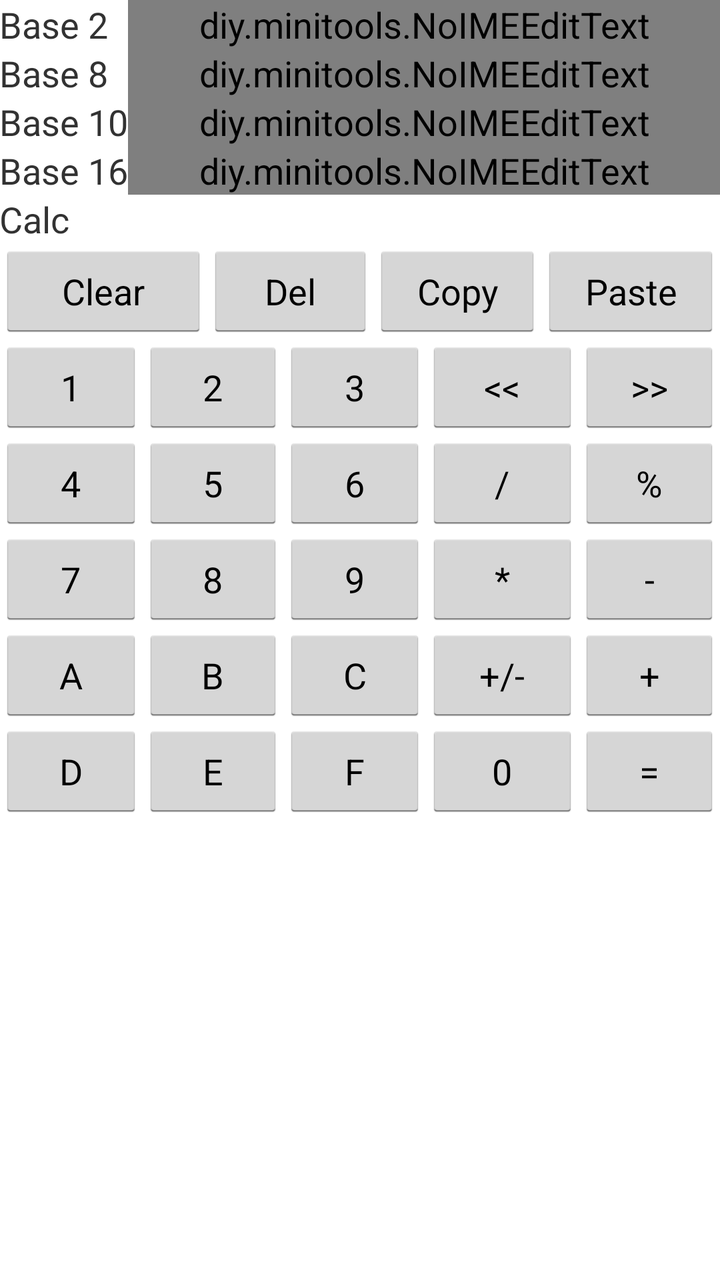
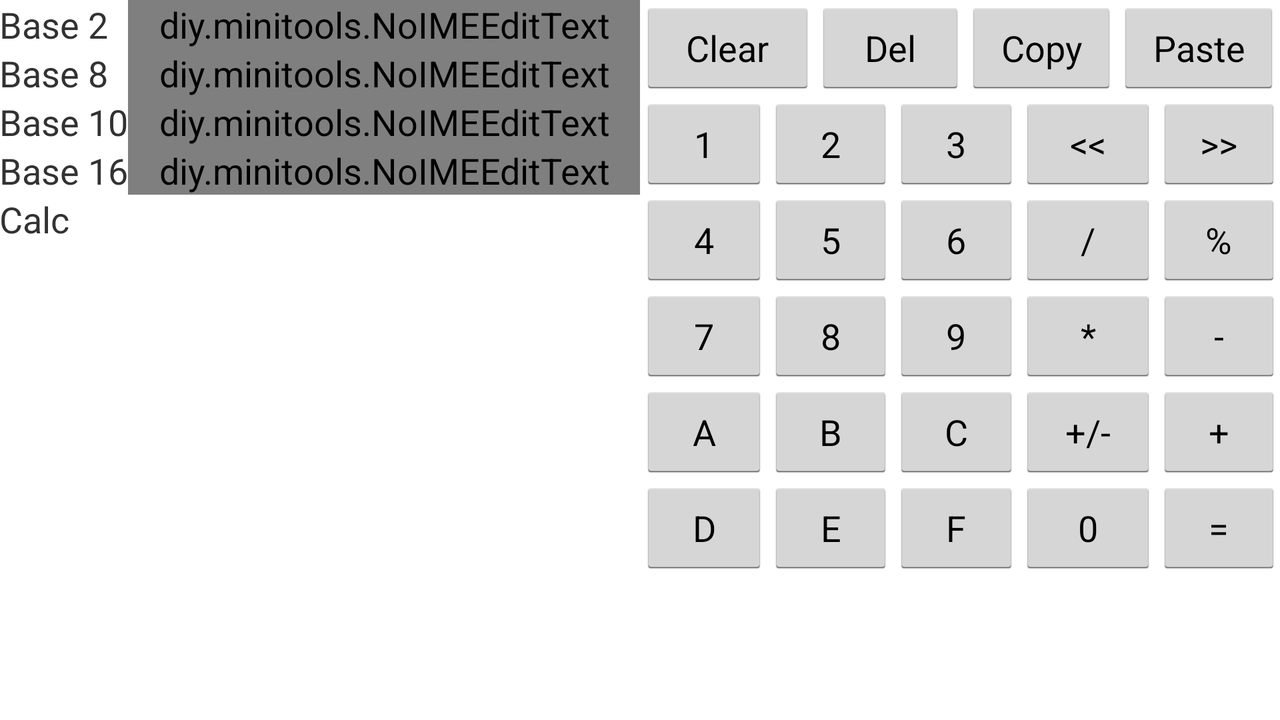

Two renders of one Android screen. The first uses the default layout on a phone; the second uses the alternative layout the repository ships for a different screen configuration, on a matching device. The two XML files are below.
<!-- AndroidManifest.xml: application theme AppTheme -->
<!-- res/layout/activity_calculator.xml -->
<LinearLayout xmlns:android="http://schemas.android.com/apk/res/android"
    xmlns:tools="http://schemas.android.com/tools"
    android:layout_width="match_parent"
    android:layout_height="match_parent"
    android:orientation="vertical"
    android:paddingBottom="@dimen/activity_vertical_margin"
    android:paddingLeft="@dimen/activity_horizontal_margin"
    android:paddingRight="@dimen/activity_horizontal_margin"
    android:paddingTop="@dimen/activity_vertical_margin"
    tools:context=".CalculatorActivity">

    <ScrollView
        android:layout_width="match_parent"
        android:layout_height="match_parent">

        <LinearLayout
            android:layout_width="match_parent"
            android:layout_height="wrap_content"
            android:orientation="vertical">

            <TableLayout
                android:layout_width="match_parent"
                android:layout_height="wrap_content"
                android:stretchColumns="1">

                <TableRow>

                    <TextView android:text="Base 2" />

                    <view
                        android:id="@+id/editTextBase2"
                        class="diy.minitools.NoIMEEditText"
                        android:digits="-01"
                        android:inputType="numberSigned" />
                </TableRow>

                <TableRow>

                    <TextView android:text="Base 8" />

                    <view
                        android:id="@+id/editTextBase8"
                        class="diy.minitools.NoIMEEditText"
                        android:digits="-01234567"
                        android:inputType="numberSigned" />
                </TableRow>

                <TableRow>

                    <TextView android:text="Base 10" />

                    <view
                        android:id="@+id/editTextBase10"
                        class="diy.minitools.NoIMEEditText"
                        android:digits="-0123456789"
                        android:inputType="numberSigned" />
                </TableRow>

                <TableRow>

                    <TextView android:text="Base 16" />

                    <view
                        android:id="@+id/editTextBase16"
                        class="diy.minitools.NoIMEEditText"
                        android:digits="-0123456789ABCDEF"
                        android:inputType="numberSigned" />
                </TableRow>

                <TableRow>

                    <TextView android:text="Calc" />

                    <TextView android:id="@+id/textViewData" />
                </TableRow>
            </TableLayout>

            <TableLayout
                android:layout_width="match_parent"
                android:layout_height="wrap_content"
                android:weightSum="6">

                <TableRow android:layout_weight="1">

                    <Button
                        android:id="@+id/buttonClear"
                        android:layout_weight=".40"
                        android:text="Clear" />

                    <Button
                        android:id="@+id/buttonDelete"
                        android:layout_weight=".20"
                        android:text="Del" />

                    <Button
                        android:id="@+id/buttonCopy"
                        android:layout_weight=".20"
                        android:text="Copy" />

                    <Button
                        android:id="@+id/buttonPaste"
                        android:layout_weight=".20"
                        android:text="Paste" />
                </TableRow>

                <TableRow android:layout_weight="1">

                    <Button
                        android:id="@+id/button1"
                        android:layout_weight=".20"
                        android:text="1" />

                    <Button
                        android:id="@+id/button2"
                        android:layout_weight=".20"
                        android:text="2" />

                    <Button
                        android:id="@+id/button3"
                        android:layout_weight=".20"
                        android:text="3" />

                    <Button
                        android:id="@+id/buttonShiftLeft"
                        android:layout_weight=".20"
                        android:text="&lt;&lt;" />

                    <Button
                        android:id="@+id/buttonShiftRight"
                        android:layout_weight=".20"
                        android:text="&gt;&gt;" />
                </TableRow>

                <TableRow android:layout_weight="1">

                    <Button
                        android:id="@+id/button4"
                        android:layout_weight=".20"
                        android:text="4" />

                    <Button
                        android:id="@+id/button5"
                        android:layout_weight=".20"
                        android:text="5" />

                    <Button
                        android:id="@+id/button6"
                        android:layout_weight=".20"
                        android:text="6" />

                    <Button
                        android:id="@+id/buttonDivision"
                        android:layout_weight=".20"
                        android:text="/" />

                    <Button
                        android:id="@+id/buttonModulo"
                        android:layout_weight=".20"
                        android:text="%" />
                </TableRow>

                <TableRow android:layout_weight="1">

                    <Button
                        android:id="@+id/button7"
                        android:layout_weight=".20"
                        android:text="7" />

                    <Button
                        android:id="@+id/button8"
                        android:layout_weight=".20"
                        android:text="8" />

                    <Button
                        android:id="@+id/button9"
                        android:layout_weight=".20"
                        android:text="9" />

                    <Button
                        android:id="@+id/buttonMultipication"
                        android:layout_weight=".20"
                        android:text="*" />

                    <Button
                        android:id="@+id/buttonMinus"
                        android:layout_weight=".20"
                        android:text="-" />
                </TableRow>

                <TableRow android:layout_weight="1">

                    <Button
                        android:id="@+id/buttonA"
                        android:layout_weight=".20"
                        android:text="A" />

                    <Button
                        android:id="@+id/buttonB"
                        android:layout_weight=".20"
                        android:text="B" />

                    <Button
                        android:id="@+id/buttonC"
                        android:layout_weight=".20"
                        android:text="C" />

                    <Button
                        android:id="@+id/buttonSign"
                        android:layout_weight=".20"
                        android:text="+/-" />

                    <Button
                        android:id="@+id/buttonPlus"
                        android:layout_weight=".20"
                        android:text="+" />
                </TableRow>

                <TableRow android:layout_weight="1">

                    <Button
                        android:id="@+id/buttonD"
                        android:layout_weight=".20"
                        android:text="D" />

                    <Button
                        android:id="@+id/buttonE"
                        android:layout_weight=".20"
                        android:text="E" />

                    <Button
                        android:id="@+id/buttonF"
                        android:layout_weight=".20"
                        android:text="F" />

                    <Button
                        android:id="@+id/button0"
                        android:layout_weight=".20"
                        android:text="0" />

                    <Button
                        android:id="@+id/buttonResult"
                        android:layout_weight=".20"
                        android:text="=" />
                </TableRow>
            </TableLayout>

        </LinearLayout>
    </ScrollView>

</LinearLayout>
<!-- resources referenced by this layout -->
<resources>
  <style name="AppTheme" parent="android:Theme.Holo.Light.DarkActionBar">
          <item name="android:textSize">18sp</item>
      </style>
</resources>
<!-- res/layout-land/activity_calculator.xml (the repository's variant of the layout above) -->
<!-- drawn on the phone turned sideways -->
<LinearLayout xmlns:android="http://schemas.android.com/apk/res/android"
    xmlns:tools="http://schemas.android.com/tools"
    android:layout_width="match_parent"
    android:layout_height="match_parent"
    android:baselineAligned="false"
    android:orientation="horizontal"
    android:paddingBottom="@dimen/activity_vertical_margin"
    android:paddingLeft="@dimen/activity_horizontal_margin"
    android:paddingRight="@dimen/activity_horizontal_margin"
    android:paddingTop="@dimen/activity_vertical_margin"
    android:weightSum="1"
    tools:context=".BaseConverterActivity">

    <TableLayout
        android:layout_width="0dp"
        android:layout_height="wrap_content"
        android:layout_weight=".5"
        android:stretchColumns="1">

        <TableRow>

            <TextView android:text="Base 2" />

            <view
                android:id="@+id/editTextBase2"
                class="diy.minitools.NoIMEEditText"
                android:digits="-01"
                android:inputType="numberSigned" />
        </TableRow>

        <TableRow>

            <TextView android:text="Base 8" />

            <view
                android:id="@+id/editTextBase8"
                class="diy.minitools.NoIMEEditText"
                android:digits="-01234567"
                android:inputType="numberSigned" />
        </TableRow>

        <TableRow>

            <TextView android:text="Base 10" />

            <view
                android:id="@+id/editTextBase10"
                class="diy.minitools.NoIMEEditText"
                android:digits="-0123456789"
                android:inputType="numberSigned" />
        </TableRow>

        <TableRow>

            <TextView android:text="Base 16" />

            <view
                android:id="@+id/editTextBase16"
                class="diy.minitools.NoIMEEditText"
                android:digits="-0123456789ABCDEF"
                android:inputType="numberSigned" />
        </TableRow>

        <TableRow>

            <TextView android:text="Calc" />

            <TextView android:id="@+id/textViewData" />
        </TableRow>
    </TableLayout>

    <TableLayout
        android:layout_width="0dp"
        android:layout_height="wrap_content"
        android:layout_weight=".5"
        android:weightSum="6">

        <TableRow android:layout_weight="1">

            <Button
                android:id="@+id/buttonClear"
                android:layout_weight=".40"
                android:text="Clear" />

            <Button
                android:id="@+id/buttonDelete"
                android:layout_weight=".20"
                android:text="Del" />

            <Button
                android:id="@+id/buttonCopy"
                android:layout_weight=".20"
                android:text="Copy" />

            <Button
                android:id="@+id/buttonPaste"
                android:layout_weight=".20"
                android:text="Paste" />
        </TableRow>

        <TableRow android:layout_weight="1">

            <Button
                android:id="@+id/button1"
                android:layout_weight=".20"
                android:text="1" />

            <Button
                android:id="@+id/button2"
                android:layout_weight=".20"
                android:text="2" />

            <Button
                android:id="@+id/button3"
                android:layout_weight=".20"
                android:text="3" />

            <Button
                android:id="@+id/buttonShiftLeft"
                android:layout_weight=".20"
                android:text="&lt;&lt;" />

            <Button
                android:id="@+id/buttonShiftRight"
                android:layout_weight=".20"
                android:text="&gt;&gt;" />
        </TableRow>

        <TableRow android:layout_weight="1">

            <Button
                android:id="@+id/button4"
                android:layout_weight=".20"
                android:text="4" />

            <Button
                android:id="@+id/button5"
                android:layout_weight=".20"
                android:text="5" />

            <Button
                android:id="@+id/button6"
                android:layout_weight=".20"
                android:text="6" />

            <Button
                android:id="@+id/buttonDivision"
                android:layout_weight=".20"
                android:text="/" />

            <Button
                android:id="@+id/buttonModulo"
                android:layout_weight=".20"
                android:text="%" />
        </TableRow>

        <TableRow android:layout_weight="1">

            <Button
                android:id="@+id/button7"
                android:layout_weight=".20"
                android:text="7" />

            <Button
                android:id="@+id/button8"
                android:layout_weight=".20"
                android:text="8" />

            <Button
                android:id="@+id/button9"
                android:layout_weight=".20"
                android:text="9" />

            <Button
                android:id="@+id/buttonMultipication"
                android:layout_weight=".20"
                android:text="*" />

            <Button
                android:id="@+id/buttonMinus"
                android:layout_weight=".20"
                android:text="-" />
        </TableRow>

        <TableRow android:layout_weight="1">

            <Button
                android:id="@+id/buttonA"
                android:layout_weight=".20"
                android:text="A" />

            <Button
                android:id="@+id/buttonB"
                android:layout_weight=".20"
                android:text="B" />

            <Button
                android:id="@+id/buttonC"
                android:layout_weight=".20"
                android:text="C" />

            <Button
                android:id="@+id/buttonSign"
                android:layout_weight=".20"
                android:text="+/-" />

            <Button
                android:id="@+id/buttonPlus"
                android:layout_weight=".20"
                android:text="+" />
        </TableRow>

        <TableRow android:layout_weight="1">

            <Button
                android:id="@+id/buttonD"
                android:layout_weight=".20"
                android:text="D" />

            <Button
                android:id="@+id/buttonE"
                android:layout_weight=".20"
                android:text="E" />

            <Button
                android:id="@+id/buttonF"
                android:layout_weight=".20"
                android:text="F" />

            <Button
                android:id="@+id/button0"
                android:layout_weight=".20"
                android:text="0" />

            <Button
                android:id="@+id/buttonResult"
                android:layout_weight=".20"
                android:text="=" />
        </TableRow>
    </TableLayout>

</LinearLayout>
